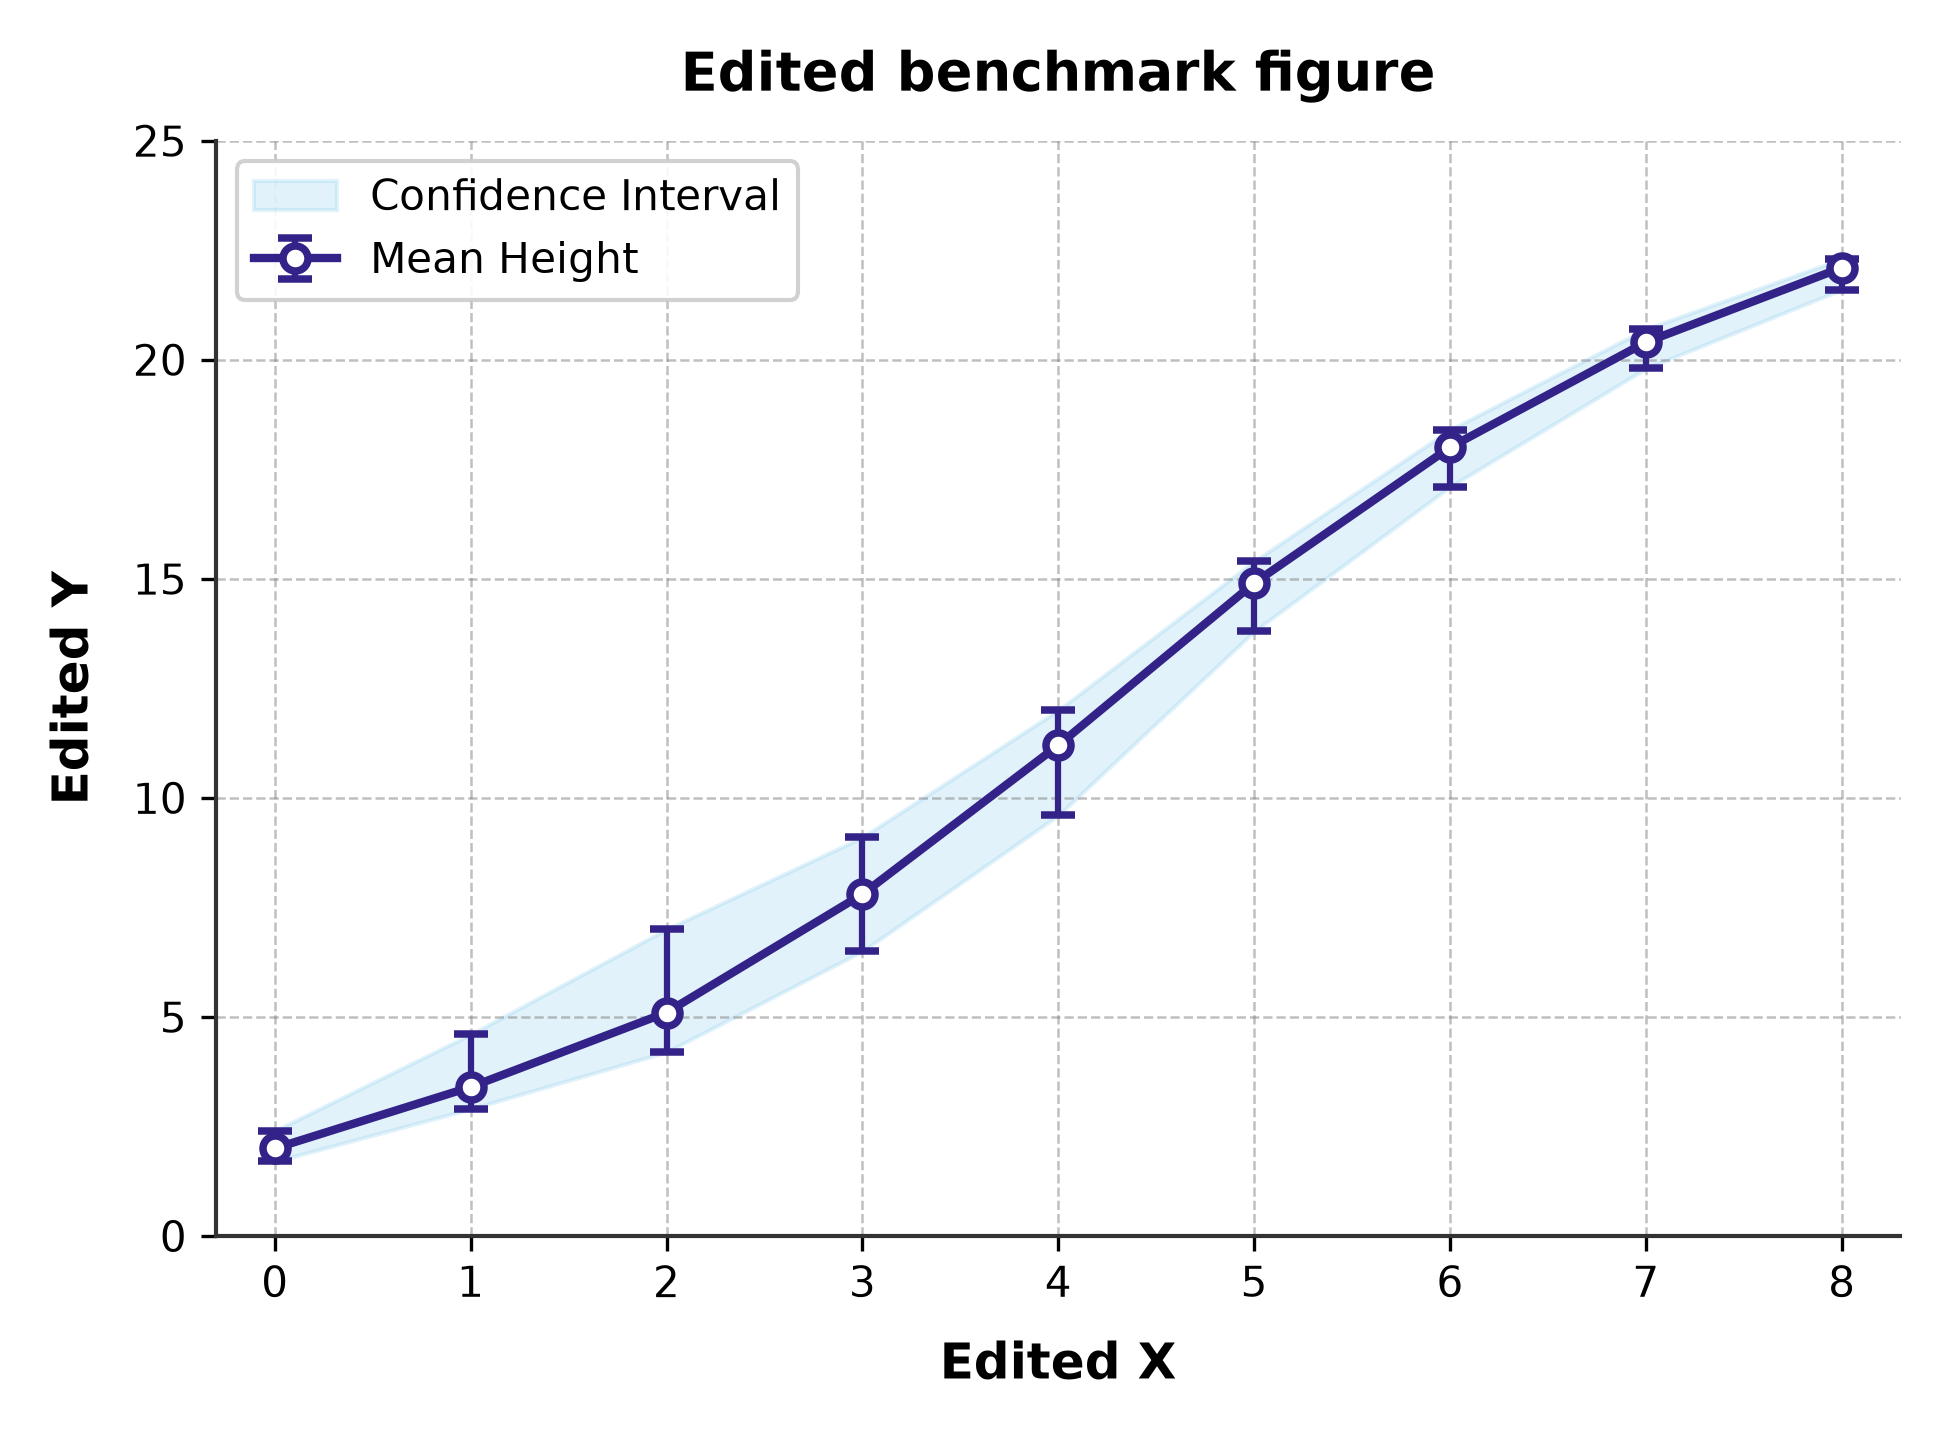

The Python source for this figure:
import matplotlib.pyplot as plt
import pandas as pd

# Set style for publication-ready scientific figure
plt.rcParams.update({
    'font.family': 'sans-serif',
    'font.sans-serif': ['DejaVu Sans', 'Arial', 'Helvetica'],
    'font.size': 11,
    'axes.labelsize': 12,
    'axes.titlesize': 13,
    'xtick.labelsize': 10,
    'ytick.labelsize': 10,
    'legend.fontsize': 10,
    'figure.titlesize': 14,
    'mathtext.fontset': 'dejavusans',
    'axes.linewidth': 1.0,
    'grid.linewidth': 0.6,
    'lines.linewidth': 2.0,
    'lines.markersize': 6,
})

# Load data
df = pd.read_csv('data.csv')

# Calculate asymmetric error bar spans
yerr_low = df['mean_height_cm'] - df['ci_low']
yerr_high = df['ci_high'] - df['mean_height_cm']
yerr = [yerr_low, yerr_high]

fig, ax = plt.subplots(figsize=(6.5, 4.8), dpi=300)

# Colors
primary_color = '#332288'  # Deep botanical green
fill_color = '#88CCEE'     # Softer green for confidence band

# Plot confidence interval shaded region
ax.fill_between(
    df['week'],
    df['ci_low'],
    df['ci_high'],
    color=fill_color,
    alpha=0.25,
    label='Confidence Interval'
)

# Plot line and points with error bars
ax.errorbar(
    df['week'],
    df['mean_height_cm'],
    yerr=yerr,
    fmt='-o',
    color=primary_color,
    ecolor=primary_color,
    elinewidth=1.5,
    capsize=4,
    capthick=1.2,
    markerfacecolor='white',
    markeredgecolor=primary_color,
    markeredgewidth=1.8,
    label='Mean Height',
    zorder=3
)

# Formatting axes and labels
ax.set_xlabel('Edited X', fontweight='bold', labelpad=8)
ax.set_ylabel('Edited Y', fontweight='bold', labelpad=8)
ax.set_title('Edited benchmark figure', fontweight='bold', pad=12)

# Set ticks and limits
ax.set_xticks(df['week'])
ax.set_xlim(-0.3, 8.3)
ax.set_ylim(0, 25)

# Styling grid and spines
ax.grid(True, linestyle='--', alpha=0.5, color='gray', zorder=0)
ax.spines['top'].set_visible(False)
ax.spines['right'].set_visible(False)
ax.spines['left'].set_color('#333333')
ax.spines['bottom'].set_color('#333333')

# Legend
ax.legend(frameon=True, facecolor='white', edgecolor='#cccccc', framealpha=0.9, loc='upper left')

plt.tight_layout()
plt.savefig('edited_plot.png', dpi=300)
plt.close()
